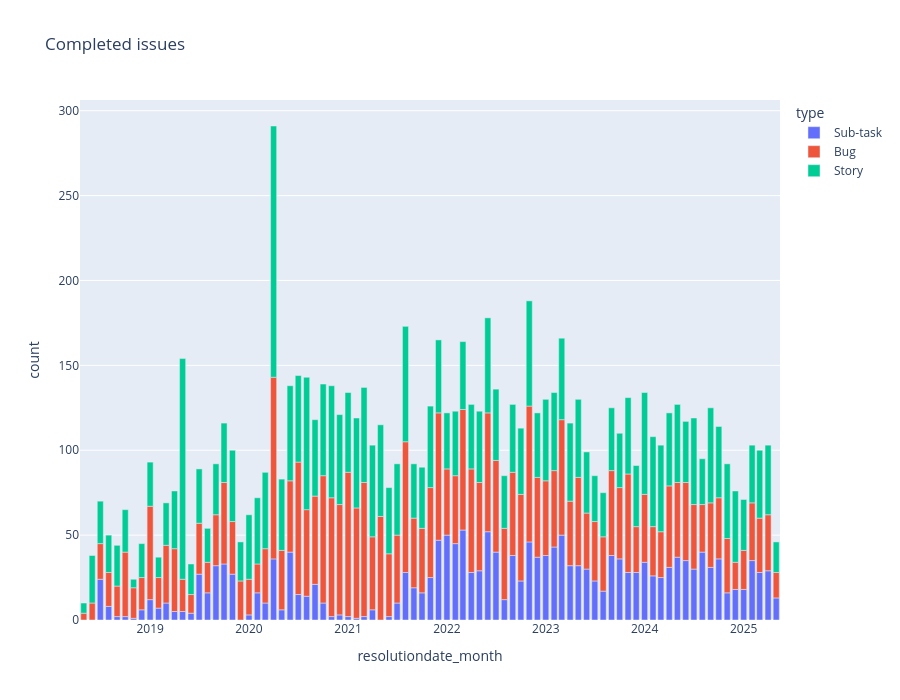

The notebook cell saved with this chart:
### Code cell
import plotly.express as px
import warnings

warnings.filterwarnings("ignore")

px.bar(
    issues_completed.groupBy('resolutiondate_month','type').count().toPandas(),
    x='resolutiondate_month',
    y='count',
    color='type',
    title='Completed issues',
    height=700)
